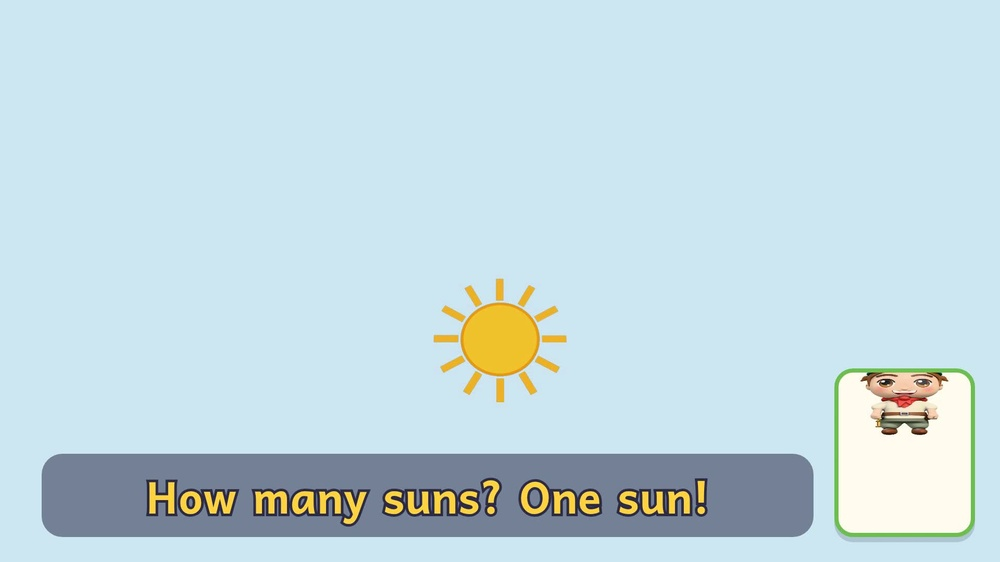
#> input picture measure/runs/storytime_song_video_20261022/frames-p2-w02-classroom-10.jpg, 1000 x 562 px, shrunk from 1920 x 1080 before the run
$ python edge_white_2_9k.py ../storytime_song_video_20261022/frames-p2-w02-classroom-10.jpg
#> lines starting #> are read from the running program, lines starting #| are printed output that depends on the picture
#!/usr/bin/env python3
"""The white edge check of the F7 band (Task 2.9 part 11, track storytime_cover_options_20261106).

F7 fixed a white band at the top edge of the A3 reader cover of week 1, "hello". This script finds
such a band in a PNG file or in page 1 of a PDF file. It samples every pixel.

The rule: a white row is a row in which every pixel has R, G, and B at 250 or more. A white column
is the same for a column. The script counts the white rows from the top edge inward until the first
row that is not white, then from the bottom edge, and the same for the white columns from the left
edge and the right edge. `white_edge_rows` is the top count plus the bottom count. `white_edge_cols`
is the left count plus the right count. No pixel is ignored unless `--ignore N` is given. With
`--ignore N` the outermost N pixels on each side are cut off first (the rasterizer seam of a PDF page
render), and the rule runs on the rest.

Usage:
  python3 -I -B edge_white_2_9k.py [--box X0,Y0,X1,Y1] [--ignore N] [--expect positive|zero] <png file> ...
  python3 -I -B edge_white_2_9k.py --pdf [--box X0,Y0,X1,Y1] [--ignore N] [--expect positive|zero] <scratch dir> <pdf> ...

`--box` cuts a pixel box out of the image first. Page 1 of an A3 reader file holds the cover as a
leaf-size box (198 x 148.5 mm, 780 x 585 px at 100 ppi) in the top-left corner and the rest of the
sheet is white by layout, so the check on that page runs on the box `0,0,780,585`.

The `--pdf` form renders page 1 of each PDF at 100 ppi with `pdftoppm` into the scratch directory
(create-only, named by a number and the PDF name) and checks the render.

`--expect zero` makes the script exit 1 when one file holds a white edge row or column. `--expect
positive` makes it exit 1 when one file holds no white edge row. With no `--expect` it exits 0.

The module also gives `edge_counts(path, ignore)` and `render_page1(pdf, scratch, tag)` for the check
log script. It prints counts, names, sizes, and SHA-256 values only. It shows no picture.
"""

import hashlib
import os
import subprocess
import sys

from PIL import Image, ImageChops

WHITE_MIN = 250
RENDER_PPI = 100


def sha256(path):
    """Returns the SHA-256 of one file."""
    digest = hashlib.sha256()
    with open(path, 'rb') as handle:
        for chunk in iter(lambda: handle.read(1 << 20), b''):
            digest.update(chunk)
    return digest.hexdigest()


def min_channel(image):
    """Returns an L image that holds the lowest of R, G, and B for each pixel."""
    red, green, blue = image.convert('RGB').split()
    return ImageChops.darker(ImageChops.darker(red, green), blue)


def white_run(lowest, count, line_box):
    """Counts the white lines from index 0 inward until the first line that is not white.

    `line_box(i)` returns the crop box of line i. A line is white when its lowest value is at least
    WHITE_MIN, so every pixel of the line has R, G, and B at WHITE_MIN or more.
    """
    run = 0
    while run < count:
        low = lowest.crop(line_box(run)).getextrema()[0]
        if low < WHITE_MIN:
            break
        run += 1
    return run


def edge_counts(path, ignore=0, box=None):
    """Returns (width, height, top, bottom, left, right) white edge counts of one image file.

    `box` is an optional (x0, y0, x1, y1) crop in pixels. It is cut first, then `ignore` pixels are
    cut off each side of the crop, and the rule runs on the rest.
    """
    with Image.open(path) as source:
        image = source.convert('RGB')
    if box:
        image = image.crop(box)
    if ignore:
        image = image.crop((ignore, ignore, image.width - ignore, image.height - ignore))
    lowest = min_channel(image)
    width, height = lowest.size
    top = white_run(lowest, height, lambda i: (0, i, width, i + 1))
    bottom = white_run(lowest, height, lambda i: (0, height - 1 - i, width, height - i))
    left = white_run(lowest, width, lambda i: (i, 0, i + 1, height))
    right = white_run(lowest, width, lambda i: (width - 1 - i, 0, width - i, height))
    return width, height, top, bottom, left, right


# [11 lines left out: function render_page1, not called in this run]


def report(label, path, ignore, box=None):
    """Prints one EDGE line and returns (white edge rows, white edge columns)."""
    width, height, top, bottom, left, right = edge_counts(path, ignore, box)
    print('EDGE %s size=%dx%d box=%s ignore=%d top=%d bottom=%d left=%d right=%d '
          'white_edge_rows=%d white_edge_cols=%d sha256=%s'
          % (label, width, height, ','.join(str(v) for v in box) if box else 'none', ignore, top,
             bottom, left, right, top + bottom, left + right, sha256(path)))
    return top + bottom, left + right


def main(argv):
    """Runs the check on the files and prints one line for each."""
    ignore, expect, pdf_mode, box = 0, None, False, None
    rest = list(argv)
    while rest and rest[0].startswith('--'):
        option = rest.pop(0)
        if option == '--ignore':
            ignore = int(rest.pop(0))
        elif option == '--box':
            box = tuple(int(part) for part in rest.pop(0).split(','))
        elif option == '--expect':
            expect = rest.pop(0)
        elif option == '--pdf':
            pdf_mode = True
        else:
            print('UNKNOWN_OPTION ' + option)
            return 2
    scratch = None
    if pdf_mode:
        scratch = rest.pop(0)
    results = []
    for index, item in enumerate(rest):
        if pdf_mode:
            png = render_page1(item, scratch, 'p%d' % index)
            label = os.path.basename(item) + ' page1'
            results.append(report(label, png, ignore, box))
        else:
            results.append(report(item, item, ignore, box))
#> in edge_counts, source is the input picture: PIL image 1000x562 RGB; mean R, G, B 195.9, 218.5, 225.7
#> in min_channel, `red, green, blue = image.convert('RGB').split()`:
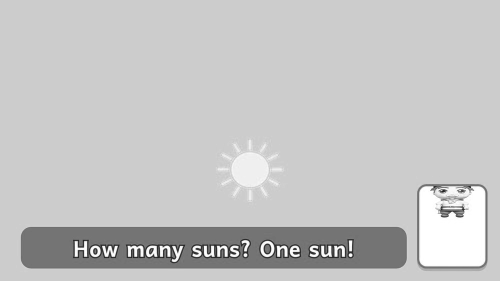
#> red: PIL image 1000x562 L (shown at 1/2 size); min 3, max 255, mean 195.9
#> in min_channel, `red, green, blue = image.convert('RGB').split()`:
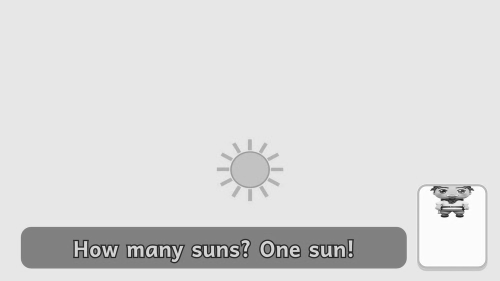
#> green: PIL image 1000x562 L (shown at 1/2 size); min 1, max 255, mean 218.5
#> in min_channel, `red, green, blue = image.convert('RGB').split()`:
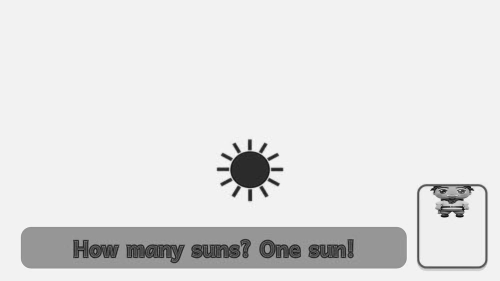
#> blue: PIL image 1000x562 L (shown at 1/2 size); min 0, max 254, mean 225.7
#> in min_channel, `return ImageChops.darker(ImageChops.darker(red, green), blue)`:
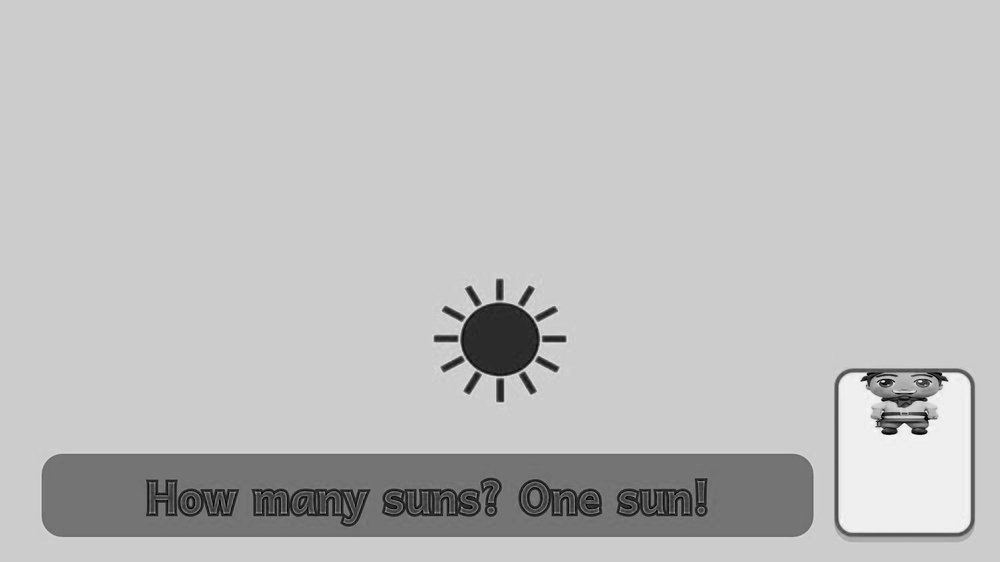
#> returned value: PIL image 1000x562 L; min 0, max 252, mean 191
#> the loop in white_run, `while run < count:` made 1 pass
#> low on pass 1: 204
#> after the loop in white_run, `while run < count:`: run = 0
#> the loop in white_run (call 2), `while run < count:` made 1 pass
#> in report, `width, height, top, bottom, left, right = edge_counts(path, ignore, box)`: width = 1000; height = 562; top = 0
#> (printed output is left out)
    rows_total = sum(row[0] for row in results)
#> rows_total = 0
    cols_total = sum(row[1] for row in results)
#> cols_total = 0
    print('FILES %d' % len(results))
#| FILES 1
    print('FILES_WITH_WHITE_EDGE_ROWS %d' % sum(1 for row in results if row[0] > 0))
#| FILES_WITH_WHITE_EDGE_ROWS 0
    print('FILES_WITH_WHITE_EDGE_COLS %d' % sum(1 for row in results if row[1] > 0))
#| FILES_WITH_WHITE_EDGE_COLS 0
    print('WHITE_EDGE_ROWS_TOTAL %d' % rows_total)
#| WHITE_EDGE_ROWS_TOTAL 0
    print('WHITE_EDGE_COLS_TOTAL %d' % cols_total)
#| WHITE_EDGE_COLS_TOTAL 0
    if expect == 'zero':
        ok = rows_total == 0 and cols_total == 0
    elif expect == 'positive':
        ok = all(row[0] > 0 for row in results)
    else:
        ok = True
    print('EDGE_EXPECT %s EDGE_OK %s' % (expect, str(ok).lower()))
    return 0 if ok else 1


if __name__ == '__main__':
    raise SystemExit(main(sys.argv[1:]))
#> (the program exits here)
